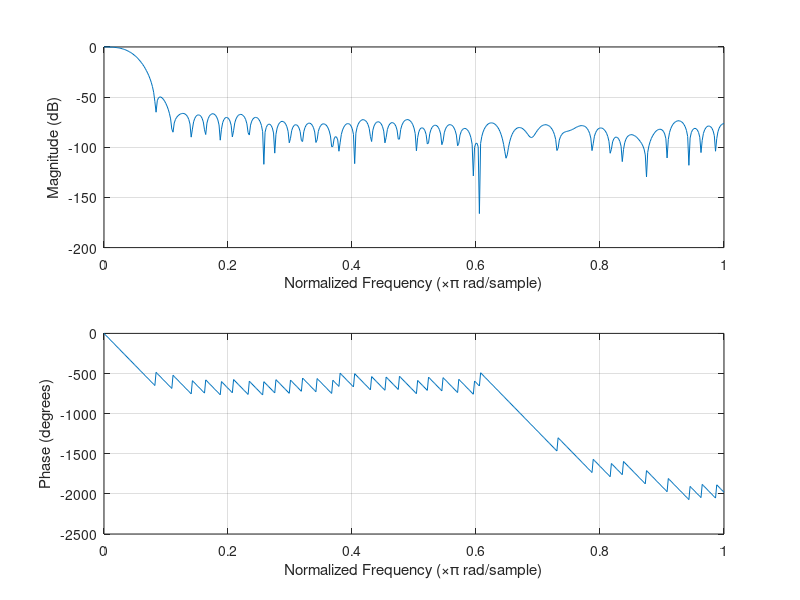

Reproduce this figure in MATLAB.
sampling_freq = 44100;
cutoff_freq = 1000;
taps = 89; %Number of taps of the filter
coeff_width = 16; %Width of coefficients in bits
A = int32(fir1(taps - 1, cutoff_freq / (sampling_freq / 2), 'low') * (2^(coeff_width - 1) - 1));
plot(A);
freqz(double(A) / (2^(coeff_width - 1) - 1));

for i = 1:length(A)
    hex_value = dec2hex(abs(A(i)),coeff_width / 4); %convert to hex
    if A(i) < 0 %if negative, display sign
        fprintf("-");
    end
    fprintf("%d'h%s, ", coeff_width, hex_value);

    if mod(i, 5) == 0
        fprintf("\n");
    end
end
